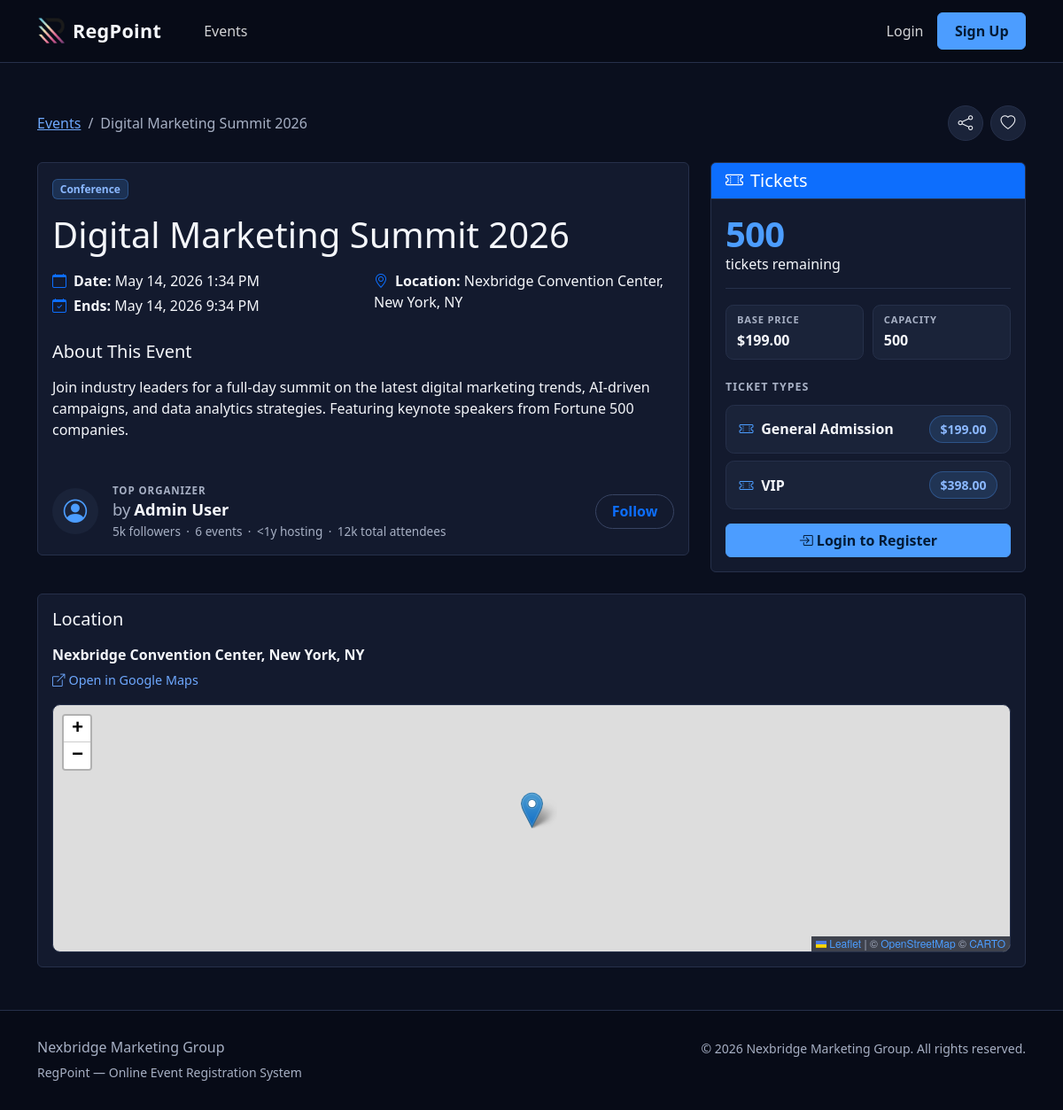
The app's page /events/digital-marketing-summit-2026/ with its own data.
### events/models.py (models this page shows, shortened)
class Event(models.Model):
    title = models.CharField(max_length=200)
    slug = models.SlugField(max_length=200, unique=True)
    description = models.TextField()
    category = models.ForeignKey(
        EventCategory,
        on_delete=models.SET_NULL,
        null=True,
        blank=True,
        related_name="events",
    )
    date = models.DateTimeField()
    end_date = models.DateTimeField(null=True, blank=True)
    location = models.CharField(max_length=300)
    capacity = models.PositiveIntegerField()
    price = models.DecimalField(max_digits=10, decimal_places=2, default=0)
    created_by = models.ForeignKey(
        settings.AUTH_USER_MODEL,
        on_delete=models.CASCADE,
        related_name="created_events",
    )
    created_at = models.DateTimeField(auto_now_add=True)
    updated_at = models.DateTimeField(auto_now=True)
    is_active = models.BooleanField(default=True)
    class Meta:
        ordering = ["date"]
    @property
    def tickets_sold(self):
        return sum(
            r.quantity
            for r in self.registrations.filter(status__in=["confirmed", "pending"])
        )
    @property
    def tickets_remaining(self):
        return max(0, self.capacity - self.tickets_sold)
    @property
    def is_sold_out(self):
        return self.tickets_remaining <= 0

class EventCategory(models.Model):
    name = models.CharField(max_length=100, unique=True)
    slug = models.SlugField(max_length=100, unique=True)
    class Meta:
        verbose_name_plural = "Event Categories"
        ordering = ["name"]

class TicketType(models.Model):
    event = models.ForeignKey(
        Event, on_delete=models.CASCADE, related_name="ticket_types"
    )
    name = models.CharField(max_length=100)
    price = models.DecimalField(max_digits=10, decimal_places=2)
    quantity_available = models.PositiveIntegerField()

### events/views.py (the view)
# urls.py: path("events/<slug:slug>/", views.event_detail, name="event_detail"),
def event_detail(request, slug):
    event = get_object_or_404(
        Event.objects.select_related("category", "created_by").prefetch_related(
            "ticket_types"
        ),
        slug=slug,
    )
    registration_form = None
    user_registration = None
    if request.user.is_authenticated:
        user_registration = Registration.objects.filter(
            user=request.user, event=event
        ).exclude(status="cancelled").first()
        if not user_registration and event.is_upcoming and not event.is_sold_out:
            registration_form = RegistrationForm(event=event)
    context = {
        "event": event,
        "registration_form": registration_form,
        "user_registration": user_registration,
    }
    return render(request, "events/event_detail.html", context)

### events/templates/events/event_detail.html (shortened to what this page needs)
{% extends "events/base.html" %}
{% block extra_css %}
<link rel="stylesheet" href="https://unpkg.com/leaflet@1.9.4/dist/leaflet.css"
>
{% endblock %}
{% block content %}
<div class="container py-5">
    <div class="d-flex justify-content-between align-items-center mb-4 flex-wrap gap-2">
        <nav aria-label="breadcrumb">
            <ol class="breadcrumb mb-0">
                <li class="breadcrumb-item"><a href="{% url 'event_list' %}">Events</a></li>
                <li class="breadcrumb-item active">{{ event.title }}</li>
            </ol>
        </nav>
        <div class="event-actions">
            <button type="button" class="event-action-btn" id="share-btn"
                    aria-label="Share this event" title="Share">
                <i class="bi bi-share" aria-hidden="true"></i>
            </button>
            <button type="button" class="event-action-btn" id="favorite-btn"
                    data-slug="{{ event.slug }}"
                    aria-label="Save to favorites" aria-pressed="false" title="Favorite">
                <i class="bi bi-heart" aria-hidden="true"></i>
            </button>
        </div>
    </div>
    <div class="row">
        <div class="col-lg-8">
            <div id="event-info-card" class="card mb-4">
                <div class="card-body">
                    {% if event.category %}
                    <span class="badge bg-primary mb-3">{{ event.category.name }}</span>
                    {% endif %}
                    <h1 class="mb-3">{{ event.title }}</h1>
                    <div class="row mb-4">
                        <div class="col-sm-6">
                            <p class="mb-1"><i class="bi bi-calendar me-2 text-primary"></i><strong>Date:</strong> {{ event.date|date:"F d, Y g:i A" }}</p>
                            {% if event.end_date %}
                            <p class="mb-1"><i class="bi bi-calendar-check me-2 text-primary"></i><strong>Ends:</strong> {{ event.end_date|date:"F d, Y g:i A" }}</p>
                            {% endif %}
                        </div>
                        <div class="col-sm-6">
                            <p class="mb-1"><i class="bi bi-geo-alt me-2 text-primary"></i><strong>Location:</strong> {{ event.location }}</p>
                        </div>
                    </div>
                    <h5>About This Event</h5>
                    <p>{{ event.description|linebreaks }}</p>
                    <div class="organizer-strip">
                        <div class="organizer-avatar" aria-hidden="true">
                            {% if event.created_by.profile.avatar %}
                            <img src="{{ event.created_by.profile.avatar.url }}" alt="">
                            {% else %}
                            <i class="bi bi-person-circle"></i>
                            {% endif %}
                        </div>
                        <div class="organizer-info">
                            <div class="organizer-label">Top Organizer</div>
                            <div class="organizer-name">
                                <span class="organizer-by">by</span>{{ event.created_by.get_full_name|default:event.created_by.username }}
                            </div>
                            <div class="organizer-meta">
                                <span class="organizer-followers" data-username="{{ event.created_by.username }}">&nbsp;</span>
                                <span aria-hidden="true">&middot;</span>
                                <span>{{ event.created_by.created_events.count }} event{{ event.created_by.created_events.count|pluralize }}</span>
                                <span aria-hidden="true">&middot;</span>
                                <span class="organizer-hosting" data-joined="{{ event.created_by.date_joined|date:'Y-m-d' }}">&nbsp;</span>
                                <span aria-hidden="true">&middot;</span>
                                <span class="organizer-attendees" data-username="{{ event.created_by.username }}">&nbsp;</span>
                            </div>
                        </div>
                        <button type="button"
                                class="btn btn-outline-primary organizer-follow-btn"
                                data-username="{{ event.created_by.username }}"
                                aria-pressed="false">
                            <span class="follow-label">Follow</span>
                        </button>
                    </div>
                </div>
            </div>
        </div>
        <div class="col-lg-4">
            <div id="ticket-card" class="card mb-4">
                <div class="card-header bg-primary text-white">
                    <h5 class="mb-0"><i class="bi bi-ticket-perforated me-2"></i>Tickets</h5>
                </div>
                <div class="card-body d-flex flex-column">
                    <div class="ticket-availability">
                        {% if event.is_sold_out %}
                        <span class="ticket-avail-num is-sold-out">0</span>
                        <span class="ticket-avail-lbl">tickets remaining &middot; <span class="text-danger">Sold out</span></span>
                        {% else %}
                        <span class="ticket-avail-num">{{ event.tickets_remaining }}</span>
                        <span class="ticket-avail-lbl">tickets remaining</span>
                        {% endif %}
                    </div>
                    <div class="ticket-meta">
                        <div class="ticket-meta-item">
                            <span class="ticket-meta-lbl">Base price</span>
                            <span class="ticket-meta-val">${{ event.price }}</span>
                        </div>
                        <div class="ticket-meta-item">
                            <span class="ticket-meta-lbl">Capacity</span>
                            <span class="ticket-meta-val">{{ event.capacity }}</span>
                        </div>
                    </div>
                    {% if event.ticket_types.all %}
                    <h6 class="ticket-types-heading">Ticket Types</h6>
                    <ul class="ticket-type-list">
                        {% for tt in event.ticket_types.all %}
                        <li class="ticket-type-row">
                            <span class="ticket-type-name">
                                <i class="bi bi-ticket-perforated" aria-hidden="true"></i>{{ tt.name }}
                            </span>
                            <span class="ticket-type-price">${{ tt.price }}</span>
                        </li>
                        {% endfor %}
                    </ul>
                    {% endif %}
                    <div class="ticket-cta mt-auto">
                    {% if user_registration %}
                    <div class="alert alert-success mb-0">
                        <i class="bi bi-check-circle me-2"></i>
                        You're registered!<br>
                        <small>Code: <strong>{{ user_registration.confirmation_code }}</strong></small><br>
                        <a href="{% url 'registration_detail' user_registration.confirmation_code %}" class="btn btn-sm btn-outline-success mt-2">View Registration</a>
                    </div>
                    {% elif not user.is_authenticated %}
                    <a href="{% url 'account_login' %}?next={{ request.path }}" class="btn btn-accent w-100">
                        <i class="bi bi-box-arrow-in-right me-1"></i>Login to Register
                    </a>
                    {% elif not event.is_upcoming %}
                    <div class="alert alert-secondary mb-0">This event has already passed.</div>
                    {% endif %}
                    </div>
                </div>
            </div>
        </div>
    </div>
    <div class="card">
        <div class="card-body">
            <h5 class="card-title mb-3">Location</h5>
            <div class="fw-semibold mb-1">{{ event.location }}</div>
            <a class="map-link text-decoration-none"
               href="https://www.google.com/maps/search/?api=1&amp;query={{ event.location|urlencode }}"
               target="_blank" rel="noopener">
                <i class="bi bi-box-arrow-up-right me-1" aria-hidden="true"></i>Open in Google Maps
            </a>
            <div id="event-map"
                 class="event-map mt-3"
                 data-slug="{{ event.slug }}"
                 aria-label="Map of the event location"></div>
        </div>
    </div>
</div>
{% endblock %}

### events/templates/events/base.html (style rules this page uses)
:root { --nb-bg: #0a0f1e; --nb-bg-elevated: #0d1324; --nb-surface: #131a2e; --nb-surface-2: #1a2339; --nb-border: #26304a; --nb-border-strong:#384463; --nb-text: #f4f6fa; --nb-text-muted: #a7b0c4; --nb-text-subtle: #7a8399; --nb-primary: #4c9dff; --nb-accent: #4c9dff; --nb-accent-hover: #6aafff; --nb-focus-ring: #9ec5ff; --nb-dark: #070b17; --bs-body-bg: #0a0f1e; --bs-body-color: #f4f6fa; --bs-border-color: #26304a; --bs-secondary-color: #a7b0c4; --bs-tertiary-bg: #131a2e; --bs-emphasis-color: #f4f6fa; }
body { min-height: 100vh; display: flex; flex-direction: column; font-size: 1rem; background: var(--nb-bg); color: var(--nb-text); }
.btn-accent { background-color: var(--nb-accent); border-color: var(--nb-accent); color: #031a35; font-weight: 600; }
.btn-outline-primary, .btn-outline-secondary, .btn-outline-danger, .btn-outline-dark { border-color: var(--nb-border-strong); }
.card { background: var(--nb-surface); border: 1px solid var(--nb-border); color: var(--nb-text); }
.card-header { background: var(--nb-surface-2); border-bottom-color: var(--nb-border); }
.badge.bg-primary { background: rgba(76,157,255,.18) !important; color: #8bb8ff !important; border: 1px solid rgba(76,157,255,.32); }

### records on screen
Event: title "Digital Marketing Summit 2026", category.name "Conference", date "May 14, 2026 1:34 PM", end_date "May 14, 2026 9:34 PM", location "Nexbridge Convention Center, New York, NY", description "Join industry leaders for a full-day summit on the latest digital marketing trends, AI-driven campaigns, and data analytics strategies. Featuring keynote speakers from Fortune 500 companies.", created_by.get_full_name "Admin User", created_by.created_events.count "6", tickets_remaining "500", price "199.00", capacity "500"
TicketType: name "General Admission", price "199.00"
TicketType: name "VIP", price "398.00"
